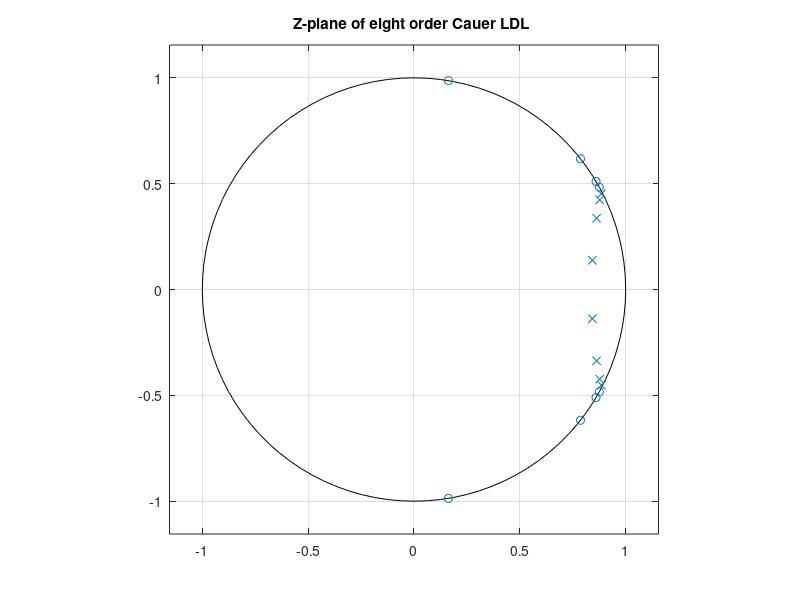
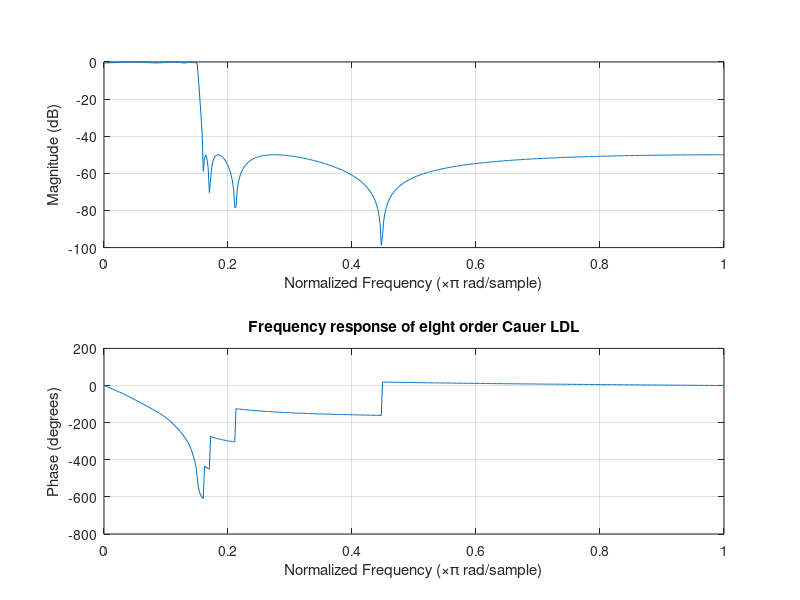
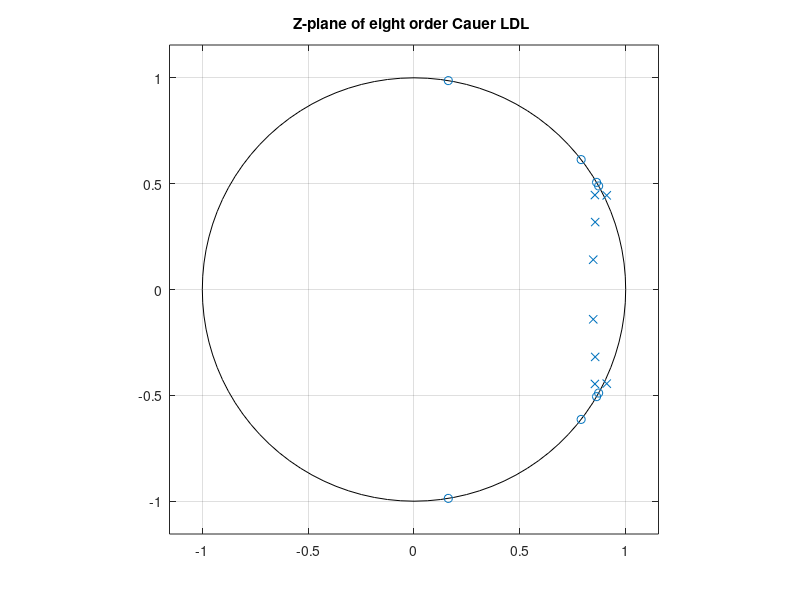
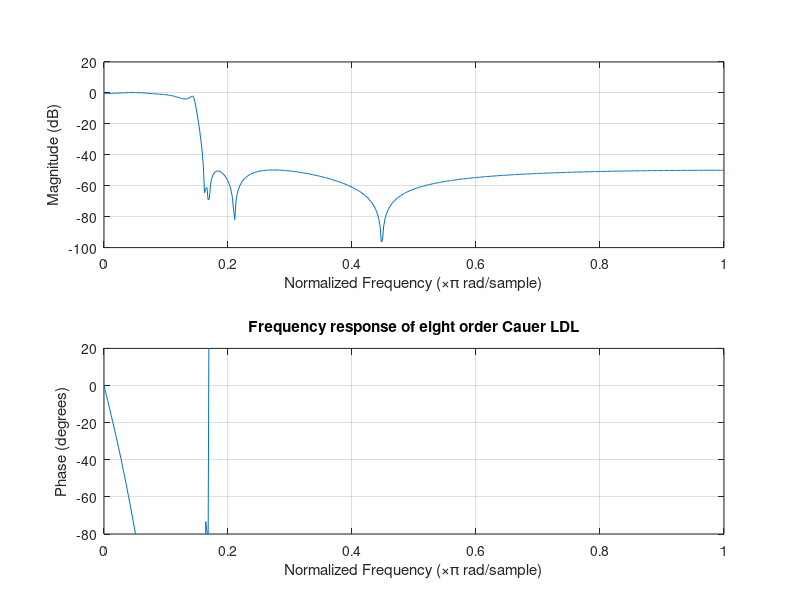

Here is the MATLAB script that generated these plots, in order: (Note: this script raises an error after producing the figures.)
%variabelen
fc = 300;
fs = 4000;
wn = fc/(fs/2);
n = 8;
rp = 0.5;
rs = 50;

%berekenen van de filtercoefficienten
[z, p] = ellip(n, rp, rs, wn);

%plot van zero en pool
figure(1)
zplane(z,p)
title('Z-plane of eight order Cauer LDL ');

%plot van amplitude- en faseresponsie in het discrete frequentie domein
figure(2)
freqz(z,p)
title('Frequency response of eight order Cauer LDL');

%coefficientnauwkeurigheid met 16, 6 en 5 digits
%digit = 16;
%digit = 6;
digit = 5;
z = round(z*(10^digit))/(10^digit);
p = round(p*(10^digit))/(10^digit);

%plot van zero en pool met bepaald aantal digits
figure(3)
zplane(z,p)
title('Z-plane of eight order Cauer LDL ');

%plot van amplitude- en faseresponsie in het discrete frequentie domein met
%bepaald aantal digits
figure(4)
freqz(z,p)
title('Frequency response of eight order Cauer LDL');

%plot van amplitude response tussen 0 en 2 kHz en tussen 20 en -80 dB
ylim([-80 20]);

%berekenen van de polen
r = abs(roots(p))
theta = angle(roots(p))*(180/pi)

%impuls responsie met bepaald aantal digits
figure(5)
dimpulse(z, p)
title('Impulse response of eight order Cauer LDL');